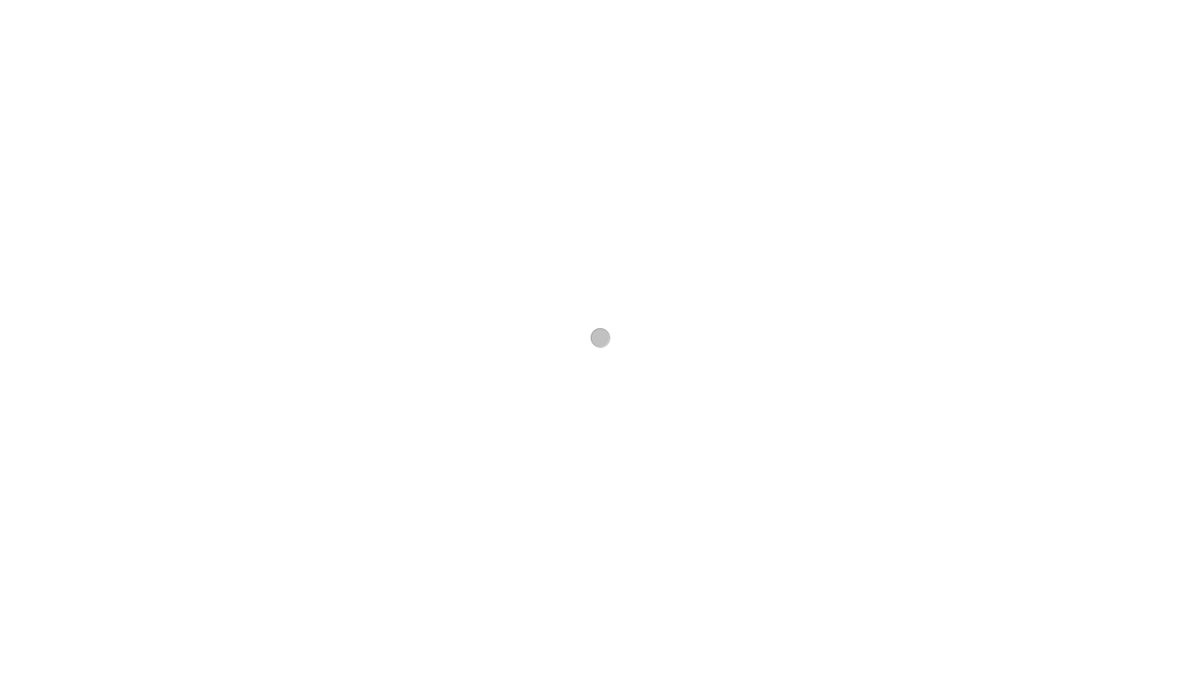
Frame 1 (no input)
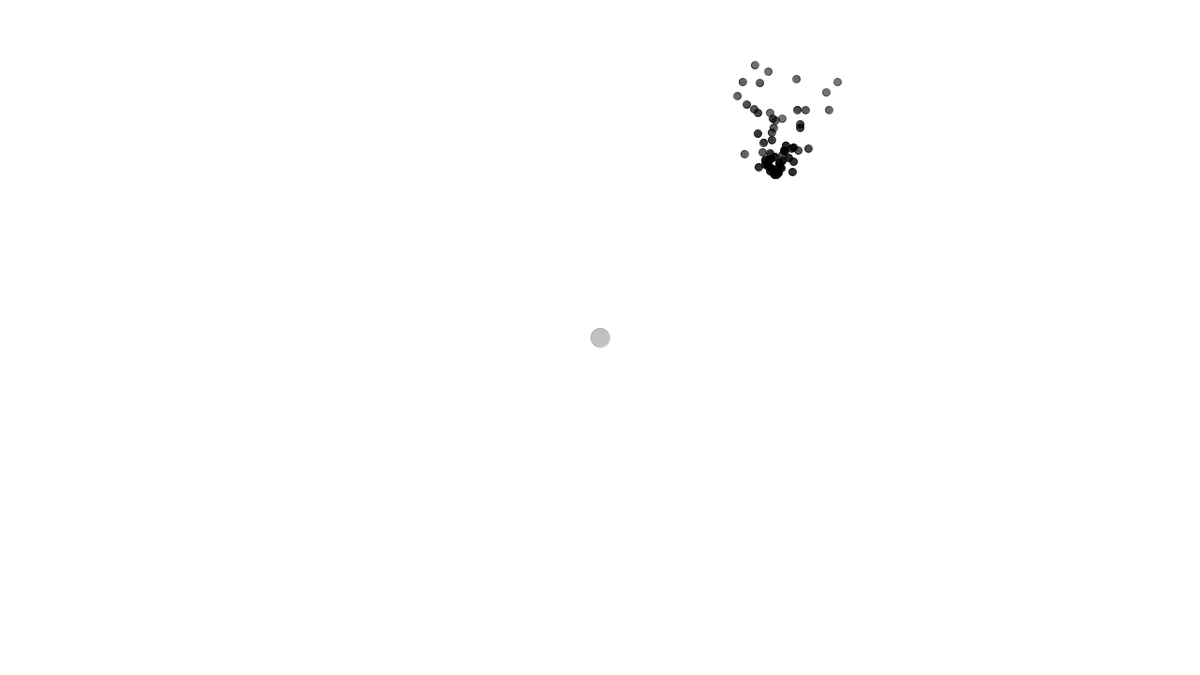
Frame 60 (the mouse pressed at the canvas centre just before this capture)
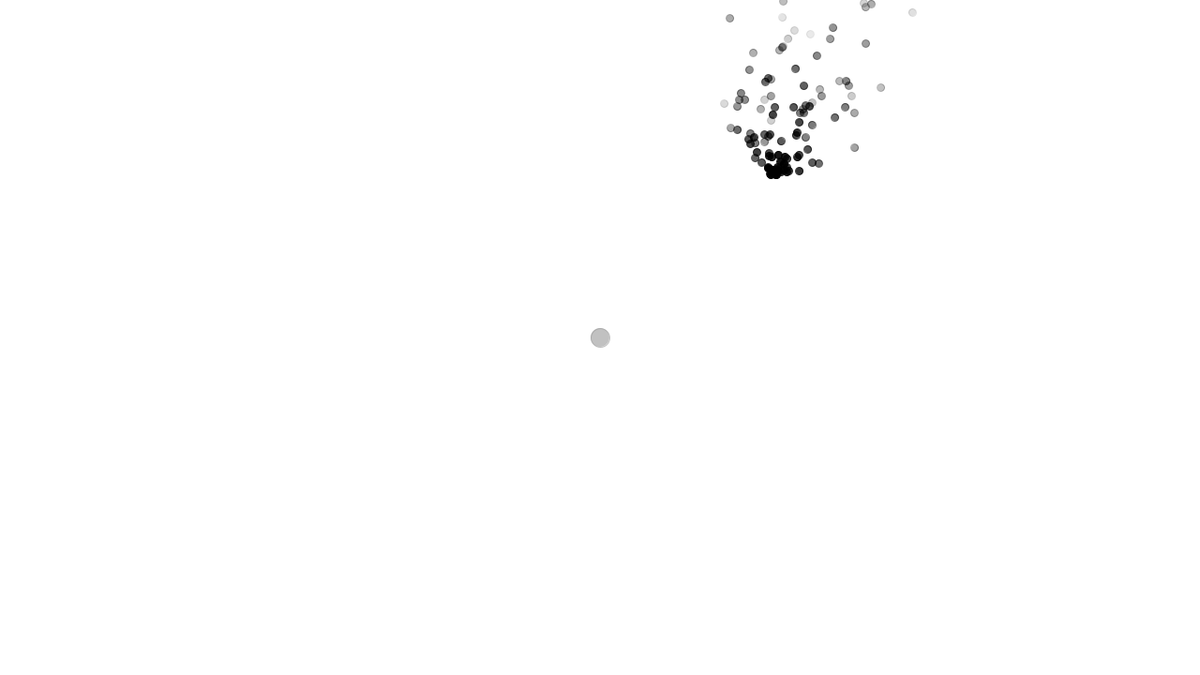
Frame 120 (the mouse held since frame 60 and released just before this capture)

The Processing sketch that drew these frames (run headless with seeded random() and noise(); from frame 60 on, the mouse is pressed at the canvas centre):

// Processing sketch: main
// ── main.pde
ParticleSystem ps;
Repeller repeller;
void setup() {
    size(1280,720);
    ps = new ParticleSystem();
    repeller = new Repeller(width/2,height/2);
}

void draw() {
    background(255, 255);
    //PVector velocity = new PVector(0,-0.1f);
    //PVector wind = new PVector(0.1f,0);
    //ps.applyForce(velocity);
    //ps.applyForce(wind);
    ps.applyRepeller(repeller);
    ps.run();
    ps.addParticle();
    
    repeller.display();
  }

// ── Particle.pde
class Particle{
  PVector location;
  PVector velocity;
  PVector acceleration;
  float lifespan;
  
  Particle(){
    acceleration = new PVector(0, 0.05);
    velocity = new PVector(random(-1,1),random(-2,0));
    location = new PVector(width/2,height/2);
    lifespan = 255.0f;
  }
  
  Particle(PVector l){
    acceleration = new PVector(0, 0.05);
    velocity = new PVector(random(-1,1),random(-2,0));
    location = l.get();
    lifespan = 255.0f;
  }
  
  void applyForce(PVector  force){
    acceleration.add(force);
  }
  
  void run(){
    update();
    display();
  }
  
  void update(){
    velocity.add(acceleration);
    location.add(velocity);
    lifespan -= 2.0f;
    //let acceleration be 0 at the end
    acceleration.mult(0);
  }
  
  void display(){
    stroke(0,lifespan);
    fill(0,lifespan);
    ellipse(location.x,location.y,8,8);
  }
  
  boolean isDead(){
    if(lifespan < 0.0)
    {
      return true;
    }
    else return false;
  
  }
  
  
  
  
}

// ── ParticleSystem.pde
import java.util.Iterator;

class ParticleSystem{
  ArrayList<Particle> particles;
  PVector origin;

  ParticleSystem(){
    particles = new ArrayList<Particle>();
    origin = new PVector(random(width),random(height));
  }
  
  void addParticle(){
    particles.add(new Particle(origin));
  }
  
  void applyForce(PVector f){
    for(Particle p:particles){
      p.applyForce(f);
    }
  }
  
  void applyRepeller(Repeller r){
    for(Particle p: particles){
      PVector force = r.repel(p);
      p.applyForce(force);
    }
  }
  
  void run(){
    
    Iterator<Particle> it = 
      particles.iterator();
      while(it.hasNext())
      {
        Particle p = it.next();
        p.run();
        if (p.isDead()) 
        {
          it.remove();
        }
      }
  }
}

// ── Repeller.pde
class Repeller{

  PVector location;
  float r = 10;
  float G = 100.0f;
  
  Repeller(float x, float y){
    location = new PVector(x,y);
  }
  
  PVector repel(Particle p){
    //the direction from particle to repeller
    PVector dir = PVector.sub(this.location,p.location);
    
    float d = dir.mag();
    d = constrain(d,0.5f,100);
    dir.normalize();
    float force = -1*G/(d*d);
    dir.mult(force);
    return dir;
  }
  
  void display(){
    stroke(150,150);
    fill(150,150);
    ellipse(location.x,location.y,r*2,r*2);
  }
  

}

// ── TextureParticle.pde
class TextureParticle extends Particle{
  
  //TODO::MAKE THIS CLASS ALIVE!
  
  TextureParticle(){
  
  }
  
}
